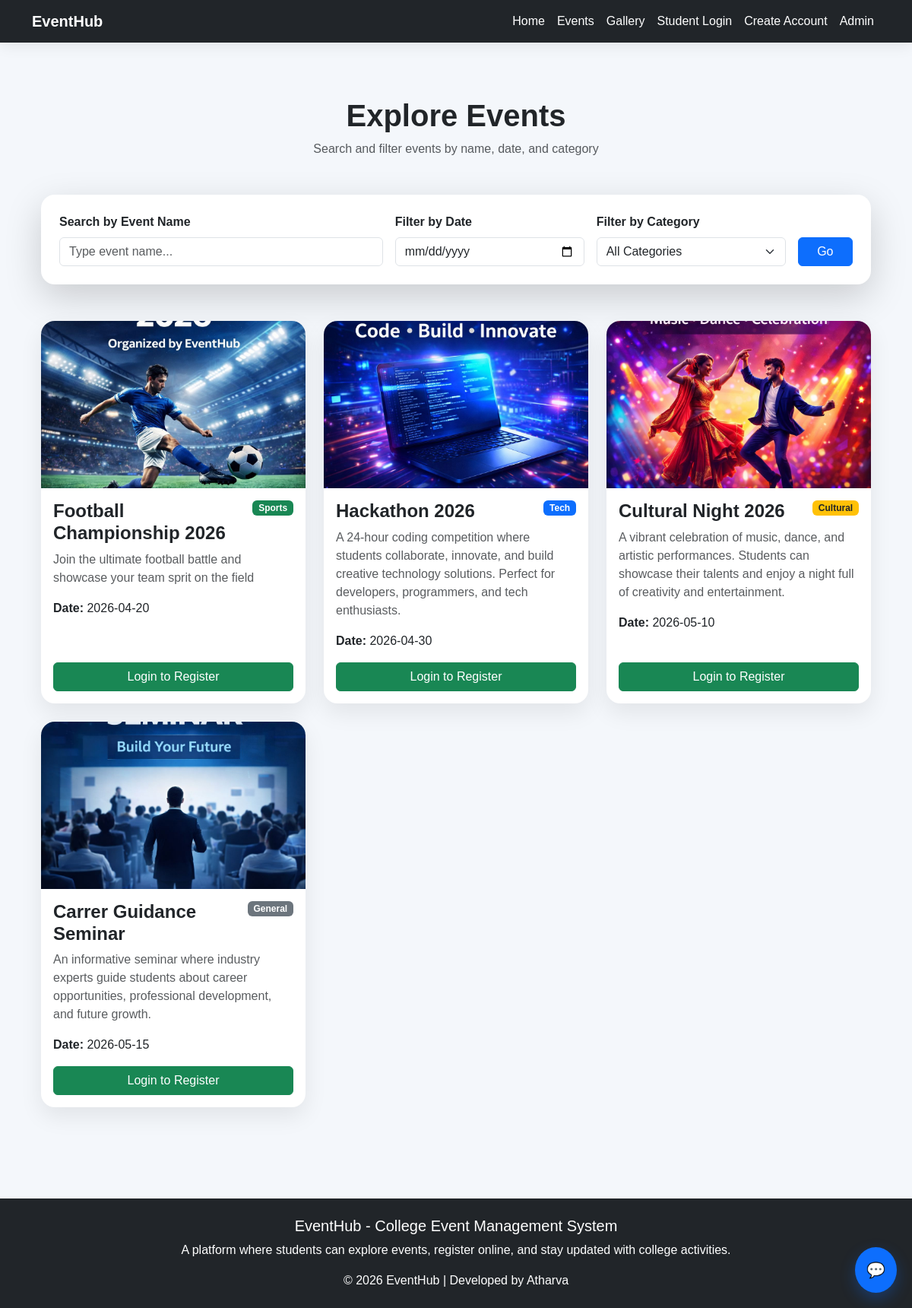
The app's page /events with its own data.
### tables this page shows
CREATE TABLE events(
        id INTEGER PRIMARY KEY AUTOINCREMENT,
        name TEXT,
        description TEXT,
        date TEXT,
        image TEXT
    , category TEXT DEFAULT 'General');

### app.py (the view)
@app.route("/events")
def events_page():
    conn = get_db_connection()
    events = conn.execute("SELECT * FROM events ORDER BY date ASC, id DESC").fetchall()
    conn.close()
    return render_template("events.html", events=events)

### app.py (called while the page is built)
def get_db_connection():
    conn = sqlite3.connect(DATABASE)
    conn.row_factory = sqlite3.Row
    return conn

### templates/events.html (shortened to what this page needs)
{% extends "base.html" %}
{% block content %}
<div class="container py-5">
    <div class="text-center mb-5">
        <h1 class="fw-bold">Explore Events</h1>
        <p class="text-muted">Search and filter events by name, date, and category</p>
    </div>
    <div class="card shadow-lg border-0 p-4 mb-5">
        <div class="row g-3">
            <div class="col-md-5">
                <label class="form-label fw-semibold">Search by Event Name</label>
                <input type="text" id="searchInput" class="form-control" placeholder="Type event name...">
            </div>
            <div class="col-md-3">
                <label class="form-label fw-semibold">Filter by Date</label>
                <input type="date" id="dateFilter" class="form-control">
            </div>
            <div class="col-md-3">
                <label class="form-label fw-semibold">Filter by Category</label>
                <select id="categoryFilter" class="form-select">
                    <option value="">All Categories</option>
                </select>
            </div>
            <div class="col-md-1 d-grid">
                <button class="btn btn-primary" onclick="filterEvents()">Go</button>
            </div>
        </div>
    </div>
    <div class="row" id="eventsContainer">
        {% for event in events %}
        <div class="col-lg-4 col-md-6 mb-4 event-item"
             data-name="{{ event.name|lower }}"
             data-date="{{ event.date }}"
             data-category="{{ event.category|lower if event.category else 'general' }}">
            <div class="card h-100 shadow border-0">
                <img src="{{ url_for('static', filename='uploads/' + event.image) }}" class="card-img-top" alt="{{ event.name }}">
                <div class="card-body d-flex flex-column">
                    <div class="d-flex justify-content-between align-items-start mb-2">
                        <h4 class="card-title fw-bold mb-0">{{ event.name }}</h4>
                        {% if event.category == "Sports" %}
                            <span class="badge bg-success">Sports</span>
                        {% elif event.category == "Tech" %}
                            <span class="badge bg-primary">Tech</span>
                        {% elif event.category == "Cultural" %}
                            <span class="badge bg-warning text-dark">Cultural</span>
                        {% else %}
                            <span class="badge bg-secondary">General</span>
                        {% endif %}
                    </div>
                    <p class="card-text text-muted">{{ event.description }}</p>
                    <p class="mb-3"><strong>Date:</strong> {{ event.date }}</p>
                    <div class="mt-auto">
                        {% if session.get("user") %}
                            <a href="/register/{{ event.id }}" class="btn btn-success w-100">Register Now</a>
                        {% else %}
                            <a href="/user_login" class="btn btn-success w-100">Login to Register</a>
                        {% endif %}
                    </div>
                </div>
            </div>
        </div>
        {% endfor %}
    </div>
</div>
{% endblock %}

### templates/base.html (shortened to what this page needs)
<!DOCTYPE html>
<html>
<head>
    <link rel="stylesheet" href="https://cdn.jsdelivr.net/npm/bootstrap@5.3.0/dist/css/bootstrap.min.css">
    <link rel="stylesheet" href="{{ url_for('static', filename='css/style.css') }}">
</head>
<body>
<nav class="navbar navbar-expand-lg navbar-dark bg-dark sticky-top">
    <div class="container">
        <a class="navbar-brand fw-bold" href="/">EventHub</a>
        <div class="collapse navbar-collapse" id="navbarNav">
            <ul class="navbar-nav ms-auto">
                <li class="nav-item">
                    <a class="nav-link text-white" href="/">Home</a>
                </li>
                <li class="nav-item">
                    <a class="nav-link text-white" href="/events">Events</a>
                </li>
                <li class="nav-item">
                    <a class="nav-link text-white" href="/gallery">Gallery</a>
                </li>
                {% if session.get("user") %}
                    <li class="nav-item">
                        <a class="nav-link text-white" href="/my_events">My Events</a>
                    </li>
                    <li class="nav-item">
                        <a class="nav-link text-white" href="/user_logout">Student Logout</a>
                    </li>
                {% else %}
                    <li class="nav-item">
                        <a class="nav-link text-white" href="/user_login">Student Login</a>
                    </li>
                    <li class="nav-item">
                        <a class="nav-link text-white" href="/signup">Create Account</a>
                    </li>
                {% endif %}
                {% if session.get("admin") %}
                    <li class="nav-item">
                        <a class="nav-link text-white" href="/admin">Admin Panel</a>
                    </li>
                    <li class="nav-item">
                        <a class="nav-link text-white" href="/logout">Admin Logout</a>
                    </li>
                {% else %}
                    <li class="nav-item">
                        <a class="nav-link text-white" href="/login">Admin</a>
                    </li>
                {% endif %}
            </ul>
        </div>
    </div>
</nav>
<div class="container mt-4">
    {% block content %}{% endblock %}
</div>
<div id="chatbot-button" onclick="toggleChat()">💬</div>
<footer class="bg-dark text-white mt-5 p-4 text-center">
    <div class="container">
        <h5>EventHub - College Event Management System</h5>
        <p>A platform where students can explore events, register online, and stay updated with college activities.</p>
        <p class="mb-0">© 2026 EventHub | Developed by Atharva</p>
    </div>
</footer>
</body>
</html>

### static/css/style.css (style rules this page uses)
body { background: #f4f7fb; font-family: Arial, Helvetica, sans-serif; }
.navbar { box-shadow: 0 4px 20px rgba(0,0,0,0.08); }
.card { border: none; border-radius: 18px; overflow: hidden; }
.card img { height: 220px; object-fit: cover; }
.card.shadow { box-shadow: 0 12px 30px rgba(0,0,0,0.08) !important; }
#chatbot-button { position: fixed; bottom: 20px; right: 20px; background: #0d6efd; color: white; padding: 15px; border-radius: 50%; cursor: pointer; font-size: 20px; z-index: 1000; box-shadow: 0 8px 20px rgba(13,110,253,0.3); }

### records on screen
events: image (picture), name "Football Championship 2026", category "Sports", description "Join the ultimate football battle and showcase your team sprit on the field", date "2026-04-20"
events: image (picture), name "Hackathon 2026", category "Tech", description "A 24-hour coding competition where students collaborate, innovate, and build creative technology solutions. Perfect for developers, programmers, and tech enthusiasts.", date "2026-04-30"
events: image (picture), name "Cultural Night 2026", category "Cultural", description "A vibrant celebration of music, dance, and artistic performances. Students can showcase their talents and enjoy a night full of creativity and entertainment.", date "2026-05-10"
events: image (picture), name "Carrer Guidance Seminar", category "General", description "An informative seminar where industry experts guide students about career opportunities, professional development, and future growth.", date "2026-05-15"
